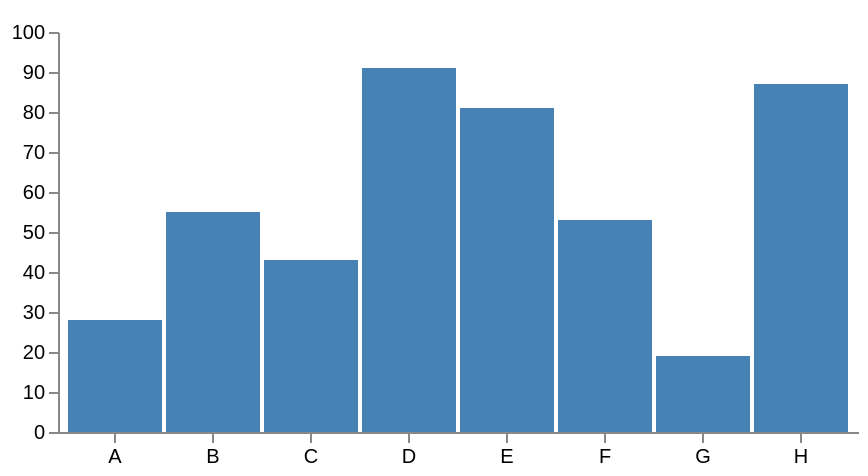

Source (Vega-Lite JSON):
### Vega specification from a JSON file in a GitHub repository (floating-point values rounded to 4 significant figures)
{"$schema": "https://vega.github.io/schema/vega/v4.json", "width": 400, "height": 200, "padding": 5, "data": [{"name": "table", "values": [{"category": "A", "amount": 28}, {"category": "B", "amount": 55}, {"category": "C", "amount": 43}, {"category": "D", "amount": 91}, {"category": "E", "amount": 81}, {"category": "F", "amount": 53}, {"category": "G", "amount": 19}, {"category": "H", "amount": 87}]}], "signals": [{"name": "tooltip", "value": {}, "on": [{"events": "rect:mouseover", "update": "datum"}, {"events": "rect:mouseout", "update": "{}"}]}], "scales": [{"name": "xscale", "type": "band", "domain": {"data": "table", "field": "category"}, "range": "width", "padding": 0.05, "round": true}, {"name": "yscale", "domain": {"data": "table", "field": "amount"}, "nice": true, "range": "height"}], "axes": [{"orient": "bottom", "scale": "xscale"}, {"orient": "left", "scale": "yscale"}], "marks": [{"type": "rect", "from": {"data": "table"}, "encode": {"enter": {"x": {"scale": "xscale", "field": "category"}, "width": {"scale": "xscale", "band": 1}, "y": {"scale": "yscale", "field": "amount"}, "y2": {"scale": "yscale", "value": 0}}, "update": {"fill": {"value": "steelblue"}}, "hover": {"fill": {"value": "red"}}}}, {"type": "text", "encode": {"enter": {"align": {"value": "center"}, "baseline": {"value": "bottom"}, "fill": {"value": "#933"}}, "update": {"x": {"scale": "xscale", "signal": "tooltip.category", "band": 0.5}, "y": {"scale": "yscale", "signal": "tooltip.amount", "offset": -2}, "text": {"signal": "tooltip.amount"}, "fillOpacity": [{"test": "datum === tooltip", "value": 0}, {"value": 1}]}}}]}
